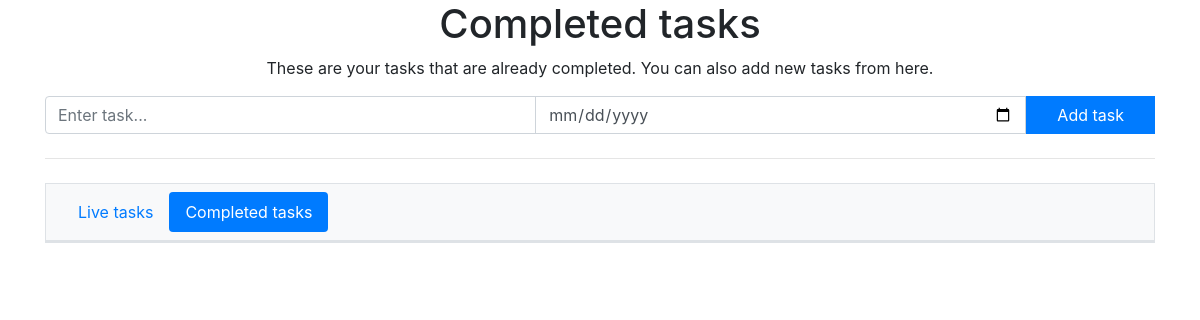
The page /completed on the database as committed earlier.
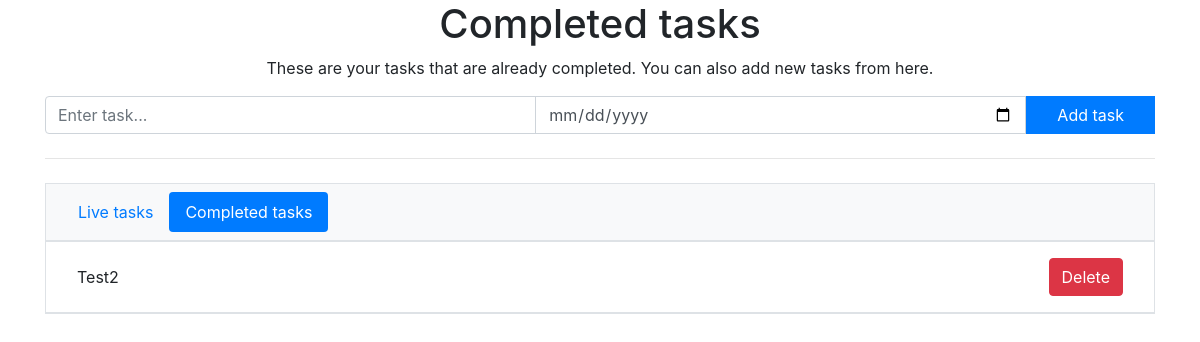
The same page on the database as committed later.
### app.py (models this page shows)
class Task(db.Model):
    id = db.Column(db.Integer, primary_key=True)
    title = db.Column(db.String(100))
    completed = db.Column(db.Boolean)
    deadline = db.Column(db.DateTime)

### app.py (the view)
@app.route("/completed")
def completed():
    task_list = Task.query.all()
    heading = "Completed tasks"
    page_description = "These are your tasks that are already completed. You can also add new tasks from here."
    return render_template("completed.html", task_list=task_list, title="Completed tasks", heading=heading,
                           page_description=page_description)

### templates/completed.html
{% extends "layout.html" %}
{% block content %}
    {% for task in task_list %}
    {% if task.completed == True %}
    <div class="row align-items-center border-bottom p-3">
        <div class="col-9">
            {{task.title}}
        </div>
        <div class="col">
            <a href="/delete/{{ task.id }}"><button class="btn btn-danger float-right">Delete</button></a>
        </div>
    </div>
    {% endif %}
    {% endfor %}
{% endblock content %}

### templates/layout.html (shortened to what this page needs)
<!DOCTYPE html>
<html lang="en">
<head>
    <link rel= "stylesheet" type= "text/css" href= "{{ url_for('static',filename='styles/styles.css') }}">
    <link rel="stylesheet" href="https://stackpath.bootstrapcdn.com/bootstrap/4.5.2/css/bootstrap.min.css">
</head>
<body>
    <div class="container">
        <h1 class="text-center">{{ heading }}</h1>
        <p class="text-center">{{ page_description }}</p>
        <form action="/add" method="POST">
            <div class="input-group">
                <div class="input-group">
                    <input type="text" class="form-control input-lg" name="title" required placeholder="Enter task...">
                    <input class="form-control" name="deadline" type="date" placeholder="Enter task deadline...">
                    <button type="submit" class="btn btn-primary rounded-0">&nbsp;&nbsp;&nbsp;&nbsp;Add task&nbsp;&nbsp;&nbsp;&nbsp;</button>
                </div>
            </div>
        </form>
        <hr class="mt-4 mb-4">
        <nav class="navbar navbar-light bg-light justify-content-between border">
            <ul class="nav nav-pills">
                <li class="nav-item">
                    <a class="nav-link {% if request.path == '/' %}active{% endif %}" href="/">Live tasks</a>
                </li>
                <li class="nav-item">
                    <a class="nav-link {% if request.path == '/completed' %}active{% endif %}" href="/completed">Completed tasks</a>
                </li>
            </ul>
        </nav>
        <div class="container border">
            {% block content %}{% endblock %}
        </div>
    </div>
</body>
</html>

Rows that differ between the two databases and show on the page:
now on this page (row edited): Task: title "Test2"
